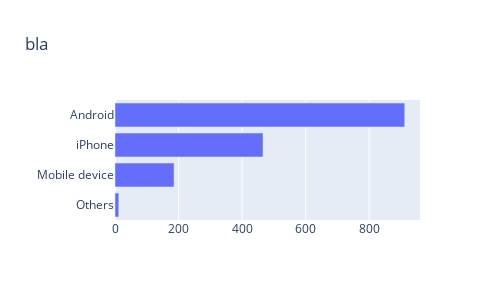

Notebook cell for this chart:
### Code cell
fig = px.bar(device_counts(df), y='Devices', x='#Num', orientation='h',
             barmode='relative', width=500, height=300, title='bla')
fig.update_layout(yaxis=dict(categoryorder='total ascending', title=''),
                  xaxis=dict(title=''))

### Figure 1 — Plotly figure (JSON) as saved in the notebook; plotly's stock layout.template omitted (floating-point values rounded to 4 significant figures)
{"data": [{"alignmentgroup": "True", "hoverlabel": {"namelength": 0}, "hovertemplate": "#Num=%{x}<br>Devices=%{y}", "legendgroup": "", "marker": {"color": "#636efa"}, "name": "", "offsetgroup": "", "orientation": "h", "showlegend": false, "textposition": "auto", "type": "bar", "x": ["912", "466", "186", "12"], "xaxis": "x", "y": ["Android", "iPhone", "Mobile device", "Others"], "yaxis": "y"}], "layout": {"barmode": "relative", "height": 300, "legend": {"tracegroupgap": 0}, "title": {"text": "bla"}, "width": 500, "xaxis": {"anchor": "y", "domain": [0, 1], "title": {"text": ""}}, "yaxis": {"anchor": "x", "categoryorder": "total ascending", "domain": [0, 1], "title": {"text": ""}}}}
